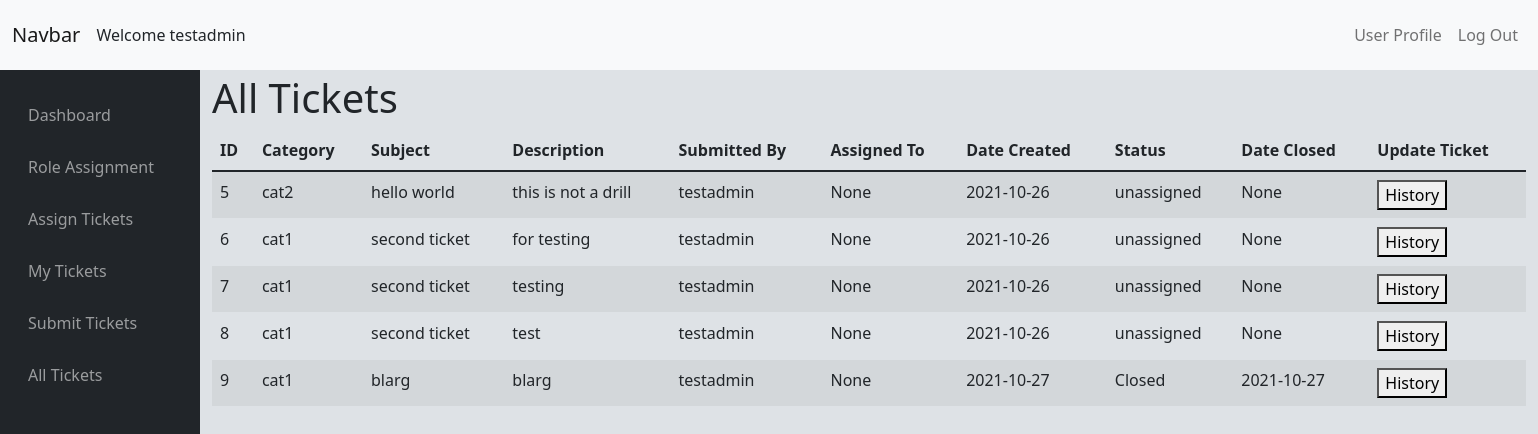
Before: /issue/alltickets (signed in) with the older database file.
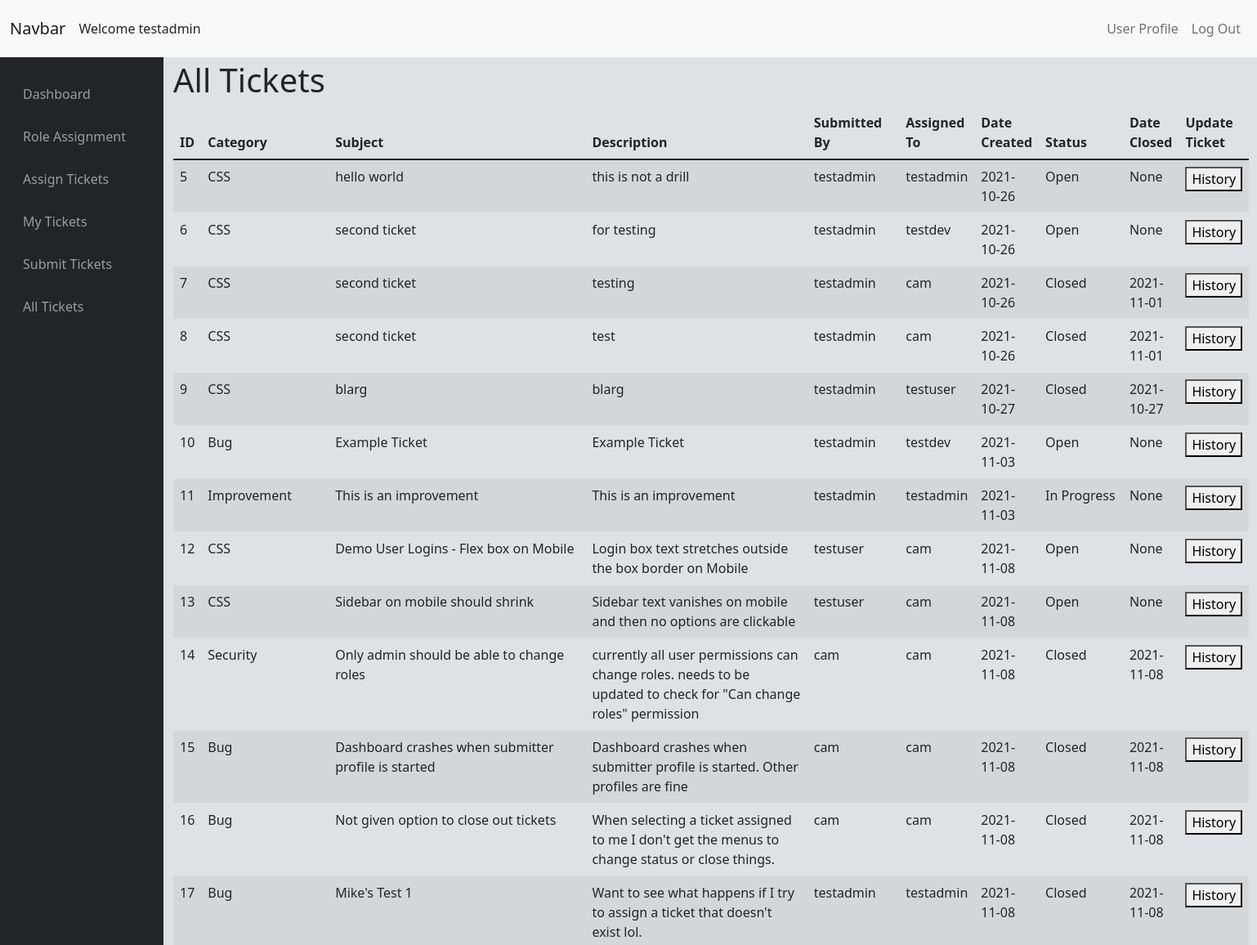
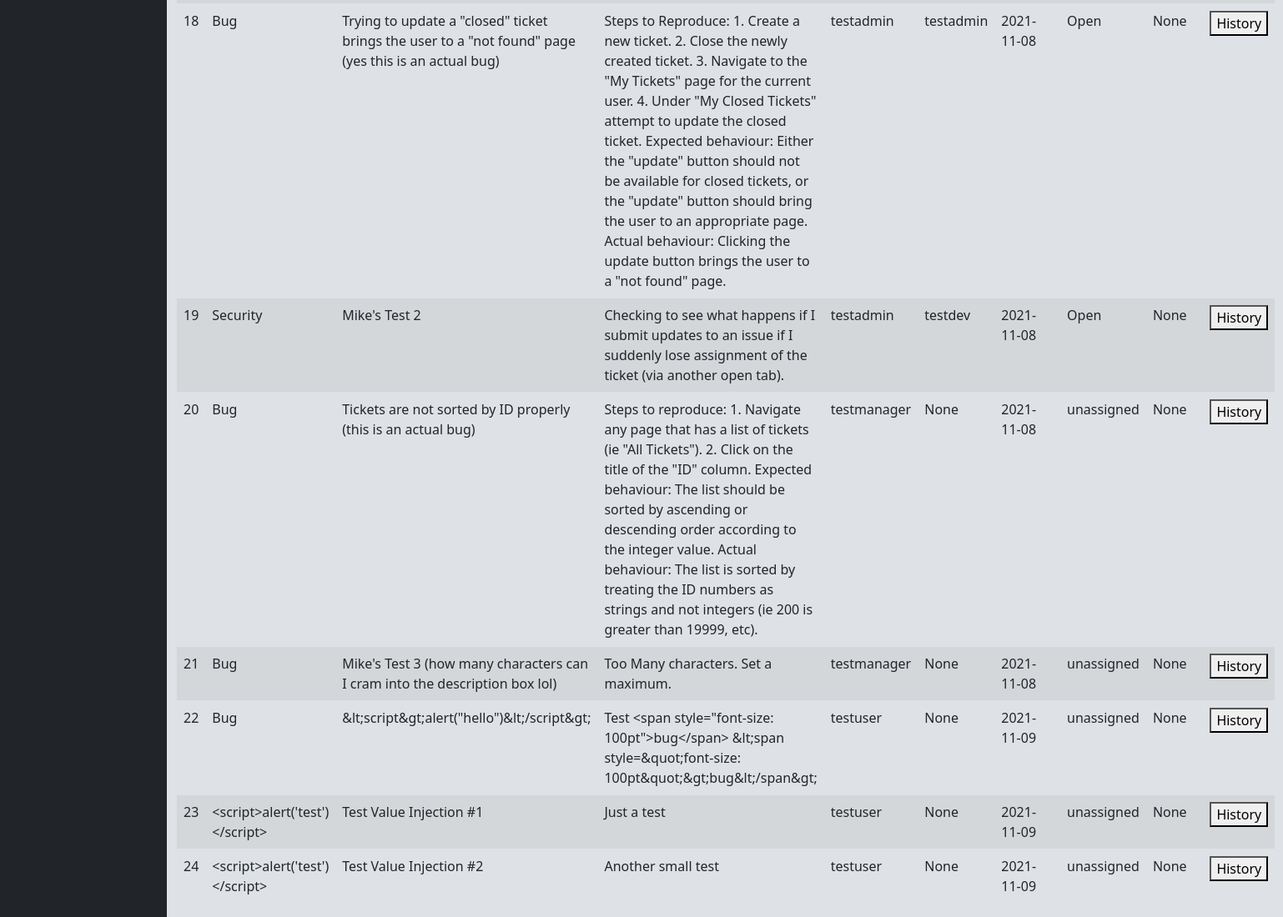
After: the same page with the newer database file (2 pictures, top to bottom).
### tables this page shows
CREATE TABLE "Issues" (
	"issue_id"	INTEGER UNIQUE,
	"issue_category"	TEXT,
	"issue_subject"	TEXT,
	"issue_description"	BLOB,
	"submitter_id"	TEXT,
	"user_assigned_to"	TEXT,
	"date_created"	DATE,
	"issue_status"	TEXT,
	"date_closed"	DATE,
	PRIMARY KEY("issue_id" AUTOINCREMENT)
);

### issueTrackerViews.py (the view, shortened to what this page needs)
@issueTrack.route('/alltickets')
@login_required
def alltickets():
    if not request.args.get('id'):
        tickets = return_query("SELECT * FROM Issues")
        return render_template('alltickets.html', tickets=tickets)

### SQLhelpers.py (called while the page is built)
def SQL_connect():
    connection = sqlite3.connect(db)
    connection.row_factory = dict_factory
    return connection

def dict_factory(cursor, row):
    d = {}
    for idx, col in enumerate(cursor.description):
        d[col[0]] = row[idx]
    return d

def return_query(query, options=[]):
    connection = SQL_connect()
    cursor = connection.cursor()
    try:
        if len(options) == 0:
            result = cursor.execute(query)
        else:
            result = cursor.execute(query, options)
        result = result.fetchall()
        return result
    except Exception as err:
        print(f"Error: '{err}'")
    cursor.close()
    connection.close()

### app.py (called while the page is built)
@app.after_request
def after_request(response):
    response.headers["Cache-Control"] = "no-cache, no-store, must-revalidate"
    response.headers["Expires"] = 0
    response.headers["Pragma"] = "no-cache"
    return response

### helpers.py (called while the page is built)
def login_required(f):
    @wraps(f)
    def decorated_function(*args, **kwargs):
        if session.get("user_id") is None:
            return redirect(url_for(".login"))
        return f(*args, **kwargs)
    return decorated_function

### templates/alltickets.html (shortened to what this page needs)
{% extends "layout.html" %}
{% block main %}
<div class="mt-sm-1">
    <div class='justify-content-center align-items-center'>
        <p class='h1'>All Tickets</p>
    </div>
        <table class="table table-striped table-hover" id='table1'>
        <thead>
            <tr>
                <th onclick="sortTable(0)">ID</th>
                <th onclick='sortTable(1)'>Category</th>
                <th onclick='sortTable(2)'>Subject</th>
                <th onclick='sortTable(3)'>Description</th>
                <th onclick='sortTable(4)'>Submitted By</th>
                <th onclick='sortTable(5)'>Assigned To</th>
                <th onclick='sortTable(6)'>Date Created</th>
                <th onclick='sortTable(7)'>Status</th>
                <th onclick='sortTable(8)'>Date Closed</th>
                <th>Update Ticket</th>
            </tr>
        </thead>
        <tbody>
            {% for i in tickets %}
            <tr id="open_ticket_{{i.id}}">
                <td>{{ i.issue_id }}</td>
                <td>{{ i.issue_category }}</td>
                <td>{{ i.issue_subject }}</td>
                <td>{{ i.issue_description }}</td>
                <td>{{ i.submitter_id }}</td>
                <td>{{ i.user_assigned_to }}</td>
                <td>{{ i.date_created }}</td>
                <td>{{ i.issue_status }}</td>
                <td>{{ i.date_closed }}</td>
                <td><button onclick="window.location.href='./alltickets?id={{i.issue_id}}'">History</button></td>
            </tr>
            {% endfor %}
        </tbody>
    </table>
</div>
{% endblock %}

Changed rows visible on the page:
changed Issues "hello world": issue_category "cat2" → "CSS"; user_assigned_to "None" → "testadmin"; issue_status "unassigned" → "Open"
changed Issues "for testing": issue_category "cat1" → "CSS"; user_assigned_to "None" → "testdev"; issue_status "unassigned" → "Open"
changed Issues "testing": issue_category "cat1" → "CSS"; user_assigned_to "None" → "cam"; issue_status "unassigned" → "Closed"; date_closed "None" → "2021-11-01"
changed Issues "test": issue_category "cat1" → "CSS"; user_assigned_to "None" → "cam"; issue_status "unassigned" → "Closed"; date_closed "None" → "2021-11-01"
changed Issues "blarg": issue_category "cat1" → "CSS"; user_assigned_to "None" → "testuser"
added Issues: issue_id "10", issue_category "Bug", issue_subject "Example Ticket", issue_description "Example Ticket", submitter_id "testadmin", user_assigned_to "testdev", date_created "2021-11-03", issue_status "Open", date_closed "None"
added Issues: issue_id "11", issue_category "Improvement", issue_subject "This is an improvement", issue_description "This is an improvement", submitter_id "testadmin", user_assigned_to "testadmin", date_created "2021-11-03", issue_status "In Progress", date_closed "None"
added Issues: issue_id "12", issue_category "CSS", issue_subject "Demo User Logins - Flex box on Mobile", issue_description "Login box text stretches outside the box border on Mobile", submitter_id "testuser", user_assigned_to "cam", date_created "2021-11-08", issue_status "Open", date_closed "None"
added Issues: issue_id "13", issue_category "CSS", issue_subject "Sidebar on mobile should shrink", issue_description "Sidebar text vanishes on mobile and then no options are clickable", submitter_id "testuser", user_assigned_to "cam", date_created "2021-11-08", issue_status "Open", date_closed "None"
added Issues: issue_id "14", issue_category "Security", issue_subject "Only admin should be able to change roles", issue_description "currently all user permissions can change roles. needs to be updated to check for \"Can change roles\" permission", submitter_id "cam", user_assigned_to "cam", date_created "2021-11-08", issue_status "Closed", date_closed "2021-11-08"
added Issues: issue_id "15", issue_category "Bug", issue_subject "Dashboard crashes when submitter profile is started", issue_description "Dashboard crashes when submitter profile is started. Other profiles are fine", submitter_id "cam", user_assigned_to "cam", date_created "2021-11-08", issue_status "Closed", date_closed "2021-11-08"
added Issues: issue_id "16", issue_category "Bug", issue_subject "Not given option to close out tickets", issue_description "When selecting a ticket assigned to me I don't get the menus to change status or close things.", submitter_id "cam", user_assigned_to "cam", date_created "2021-11-08", issue_status "Closed", date_closed "2021-11-08"
added Issues: issue_id "17", issue_category "Bug", issue_subject "Mike's Test 1", issue_description "Want to see what happens if I try to assign a ticket that doesn't exist lol.", submitter_id "testadmin", user_assigned_to "testadmin", date_created "2021-11-08", issue_status "Closed", date_closed "2021-11-08"
added Issues: issue_id "18", issue_category "Bug", issue_subject "Trying to update a \"closed\" ticket brings the user to a \"not found\" page (yes this is an actual bug)", issue_description "Steps to Reproduce: 1. Create a new ticket. 2. Close the newly created ticket. 3. Navigate to the \"My Tickets\" page for the current user. 4. Under \"My Closed Tickets\" attempt to update the closed ticket. Expected behaviour: Either the \"update\" button should not be available for closed tickets, or the \"update\" button should bring the user to an appropriate page. Actual behaviour: Clicking the update button brings the user to a \"not found\" page.", submitter_id "testadmin", user_assigned_to "testadmin", date_created "2021-11-08", issue_status "Open", date_closed "None"
added Issues: issue_id "19", issue_category "Security", issue_subject "Mike's Test 2", issue_description "Checking to see what happens if I submit updates to an issue if I suddenly lose assignment of the ticket (via another open tab).", submitter_id "testadmin", user_assigned_to "testdev", date_created "2021-11-08", issue_status "Open", date_closed "None"
added Issues: issue_id "20", issue_category "Bug", issue_subject "Tickets are not sorted by ID properly (this is an actual bug)", issue_description "Steps to reproduce: 1. Navigate any page that has a list of tickets (ie \"All Tickets\"). 2. Click on the title of the \"ID\" column. Expected behaviour: The list should be sorted by ascending or descending order according to the integer value. Actual behaviour: The list is sorted by treating the ID numbers as strings and not integers (ie 200 is greater than 19999, etc).", submitter_id "testmanager", user_assigned_to "None", date_created "2021-11-08", issue_status "unassigned", date_closed "None"
added Issues: issue_id "21", issue_category "Bug", issue_subject "Mike's Test 3 (how many characters can I cram into the description box lol)", issue_description "Too Many characters. Set a maximum.", submitter_id "testmanager", user_assigned_to "None", date_created "2021-11-08", issue_status "unassigned", date_closed "None"
added Issues: issue_id "22", issue_category "Bug", issue_subject "&lt;script&gt;alert(\"hello\")&lt;/script&gt;", issue_description "Test <span style=\"font-size: 100pt\">bug</span> &lt;span style=&quot;font-size: 100pt&quot;&gt;bug&lt;/span&gt;", submitter_id "testuser", user_assigned_to "None", date_created "2021-11-09", issue_status "unassigned", date_closed "None"
added Issues: issue_id "23", issue_category "<script>alert('test')</script>", issue_subject "Test Value Injection #1", issue_description "Just a test", submitter_id "testuser", user_assigned_to "None", date_created "2021-11-09", issue_status "unassigned", date_closed "None"
added Issues: issue_id "24", issue_category "<script>alert('test')</script>", issue_subject "Test Value Injection #2", issue_description "Another small test", submitter_id "testuser", user_assigned_to "None", date_created "2021-11-09", issue_status "unassigned", date_closed "None"
